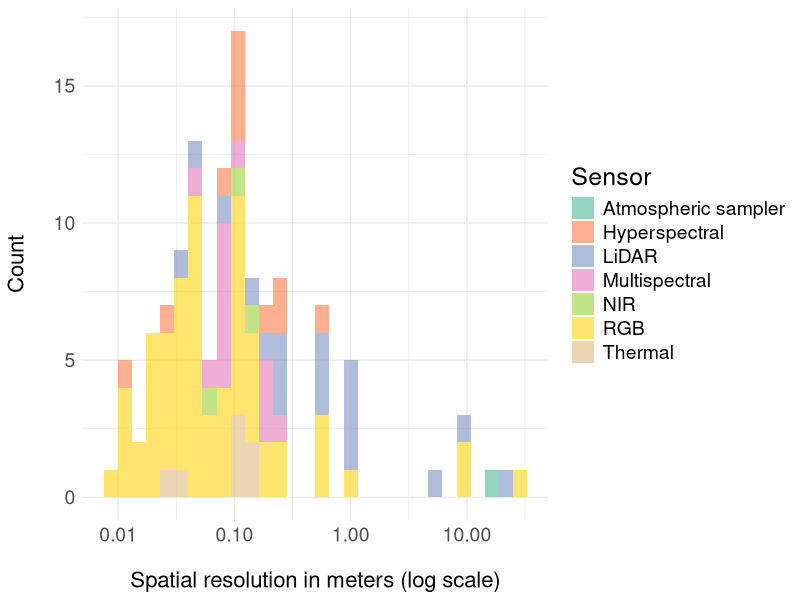
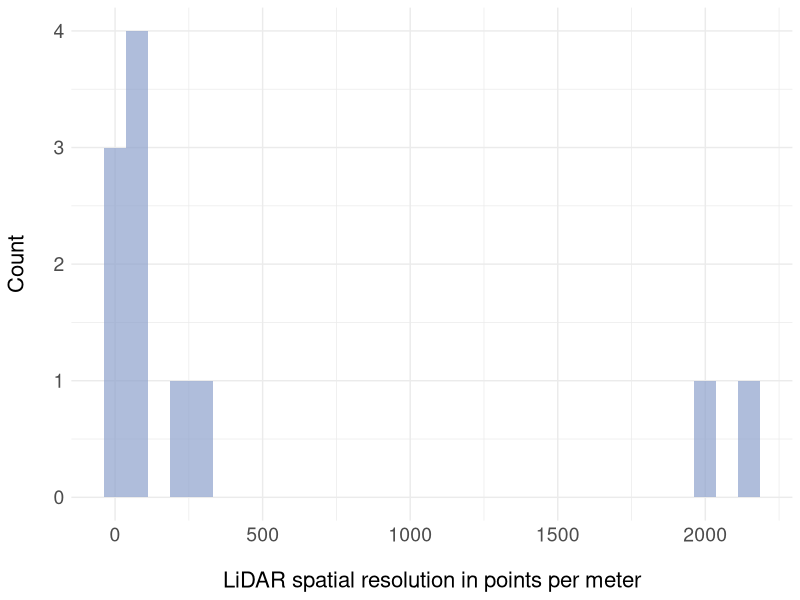

The R script that drew these images, in order:
## ---- chunk 1
library(dplyr)
library(tidyr)
library(stringr)
library(purrr)
library(ggplot2)

data <- read.csv("data/data_extraction.csv")
## ---- chunk 2
cols_keep <- c("Study.ID", 
               "Country.of.study",
               "Country.of.first.author.s.affiliation",
               "Climatic.zone",
               "Ecosystem.Type",
               "UAV.Platform.Type",
               "Sensor.Type",
               "spatial_resolution_clean",
               "Spatial.extent",
               "Research.topic"
)

data <- data %>%
  select(all_of(cols_keep)) %>%
  rename(
    study_ID = Study.ID,
    country_study = Country.of.study,
    country_author = Country.of.first.author.s.affiliation,
    climate = Climatic.zone,
    ecosystem = Ecosystem.Type,
    platform = UAV.Platform.Type,
    sensor = Sensor.Type,
    spatial_resolution = spatial_resolution_clean,
    spatial_extent = Spatial.extent,
    topic = Research.topic
  )
## ---- chunk 3
# Count studies by study location
study_country_counts <- data %>%
  separate_rows(country_study, sep = ",") %>%
  mutate(country = str_trim(country_study)) %>%
  distinct(study_ID, country) %>%
  count(country, name = "n_studies_in_country")

# Count studies by first author affiliation
author_country_counts <- data %>%
  separate_rows(country_author, sep = ",") %>%
  mutate(country = str_trim(country_author)) %>%
  distinct(study_ID, country) %>%
  count(country, name = "n_studies_by_author_country")

# Join into one table
country_counts <- full_join(
  study_country_counts,
  author_country_counts,
  by = "country"
) %>%
  replace_na(list(
    n_studies_in_country = 0,
    n_studies_by_author_country = 0
  )) %>%
  arrange(
    desc(n_studies_in_country),
    desc(n_studies_by_author_country)
  )

# write.csv(country_counts,
#           file = "output/country_counts.csv",
#           row.names = FALSE)
## ---- chunk 4
ecosystem_counts <- data %>%
  separate_rows(ecosystem, sep = ",") %>%
  mutate(ecosystem = str_trim(ecosystem)) %>%
  distinct(study_ID, ecosystem) %>%
  count(ecosystem, name = "n_studies") %>%
  arrange(desc(n_studies))

# write.csv(ecosystem_counts,
#           file = "output/ecosystem_counts.csv",
#           row.names = FALSE)
## ---- chunk 5
platform_counts <- data %>%
  separate_rows(platform, sep = ",") %>%
  mutate(platform = str_trim(platform)) %>%
  filter(platform != "not reported") %>%    # remove 'not reported'
  distinct(study_ID, platform) %>%
  count(platform, name = "n_studies") %>%
  arrange(desc(n_studies))

# write.csv(platform_counts,
#           file = "output/platform_counts.csv",
#           row.names = FALSE)
## ---- chunk 6
sensor_counts <- data %>%
  separate_rows(sensor, sep = ",") %>%
  mutate(sensor = str_trim(sensor)) %>%
  filter(sensor != "not reported") %>% # remove not reported
  distinct(study_ID, sensor) %>%
  count(sensor, name = "n_studies") %>%
  arrange(desc(n_studies))

# write.csv(sensor_counts,
#           file = "output/sensor_counts.csv",
#           row.names = FALSE)
## ---- chunk 7
topic_counts <- data %>%
  separate_rows(topic, sep = ",") %>%
  mutate(topic = str_trim(topic)) %>%
  filter(topic != "") %>%
  distinct(study_ID, topic) %>%
  count(topic, name = "n_studies") %>%
  arrange(desc(n_studies))

# fix misspellings
topic_counts <- topic_counts %>%
  mutate(topic = case_when(
    topic %in% c("Plant physiological performance", 
                 "Plany physiological performance") ~ 
      "Plant physiological performance",
    topic %in% c("Carbon/nutrient fluxes", 
                 "Carbon and nutrient fluxes") ~ 
      "Carbon/nutrient fluxes",
    TRUE ~ topic
  )) %>%
  group_by(topic) %>%
  summarise(n_studies = sum(n_studies), .groups = "drop") %>%
  arrange(desc(n_studies))

# write.csv(topic_counts,
#           file = "output/topic_counts.csv",
#           row.names = FALSE)
## ---- chunk 8
spatial_data <- data %>%
  filter(!is.na(spatial_resolution),
         spatial_resolution != "")
## ---- chunk 9
spatial_data <- spatial_data %>%
  mutate(
    sensor = str_split(sensor, ","),
    spatial_resolution = str_split(spatial_resolution, ",")
  ) %>%
  mutate(
    paired = map2(sensor, spatial_resolution, \(s, r) {
      s <- str_trim(s)
      r <- str_trim(r)

      n <- max(length(s), length(r))
      s <- c(s, rep(NA, n - length(s)))
      r <- c(r, rep(NA, n - length(r)))

      tibble(sensor = s, spatial_resolution = r)
    })
  ) %>%
  select(-sensor, -spatial_resolution) %>%
  unnest(paired)
## ---- chunk 10
spatial_data <- spatial_data %>%
  filter(
    !is.na(spatial_resolution),
    spatial_resolution != "",
    str_to_upper(str_trim(spatial_resolution)) != "NA"
  )
## ---- chunk 11
spatial_data <- spatial_data %>%
  separate(
    spatial_resolution,
    into = c("spatial_resolution", "resolution_units"),
    sep = "\\s+",
    extra = "merge",
    fill = "right"
  )
## ---- chunk 12
spatial_data_no_ppm <- spatial_data %>%
  filter(!str_to_lower(resolution_units) %in% "ppm")

# and here making a separate df just with ppm
spatial_data_ppm <- spatial_data %>%
  filter(str_to_lower(resolution_units) == "ppm")
## ---- chunk 13
# make numeric, capitalize sensor column for histogram
spatial_data_no_ppm <- spatial_data_no_ppm %>%
  mutate(spatial_resolution = as.numeric(spatial_resolution)) %>%
  rename(Sensor = sensor)
  
spatial_hist <- ggplot(spatial_data_no_ppm, 
                       aes(x = spatial_resolution, fill = Sensor)) +
  geom_histogram(position = "stack", alpha = 0.7, bins = 30) +
  scale_x_log10() +
  labs(
    x = "Spatial resolution in meters (log scale)",
    y = "Count"
  ) +
  theme_minimal() +
  theme(
    axis.title = element_text(size = 18),
    axis.text  = element_text(size = 14),
    legend.title = element_text(size = 18),
    legend.text  = element_text(size = 14)
  ) +
  scale_fill_brewer(palette = "Set2")

# increase space between title and axes
spatial_hist <- spatial_hist +
  theme(
    axis.title.x = element_text(
      size = 16,
      margin = margin(t = 18)   # space above x title
    ),
    axis.title.y = element_text(
      size = 16,
      margin = margin(r = 18)   # space to right of y title
    ),
    axis.text = element_text(size = 14)
  )

spatial_hist

# ggsave(
#   filename = "output/spatial_resolution_histogram.png",
#   plot = spatial_hist, width = 8, height = 6, units = "in", dpi = 300)
## ---- chunk 14
# make numeric
spatial_data_ppm <- spatial_data_ppm %>%
  mutate(spatial_resolution = as.numeric(spatial_resolution))

spatial_hist_ppm <- ggplot(spatial_data_ppm, 
                           aes(x = spatial_resolution)) +
  geom_histogram(
    position = "stack",
    alpha = 0.7,
    bins = 30,
    fill = "#8DA0CB"
  ) +
  labs(
    x = "LiDAR spatial resolution in points per meter",
    y = "Count"
  ) +
  theme_minimal() +
    theme(
    axis.title = element_text(size = 18),
    axis.text  = element_text(size = 14)
  )

# increase space between title and axes
spatial_hist_ppm <- spatial_hist_ppm +
  theme(
    axis.title.x = element_text(
      size = 16,
      margin = margin(t = 18)   # space above x title
    ),
    axis.title.y = element_text(
      size = 16,
      margin = margin(r = 18)   # space to right of y title
    ),
    axis.text = element_text(size = 14)
  )

spatial_hist_ppm

# ggsave(
#   filename = "output/spatial_resolution_histogram_ppm.png",
#   plot = spatial_hist, width = 8, height = 6, units = "in", dpi = 300)
